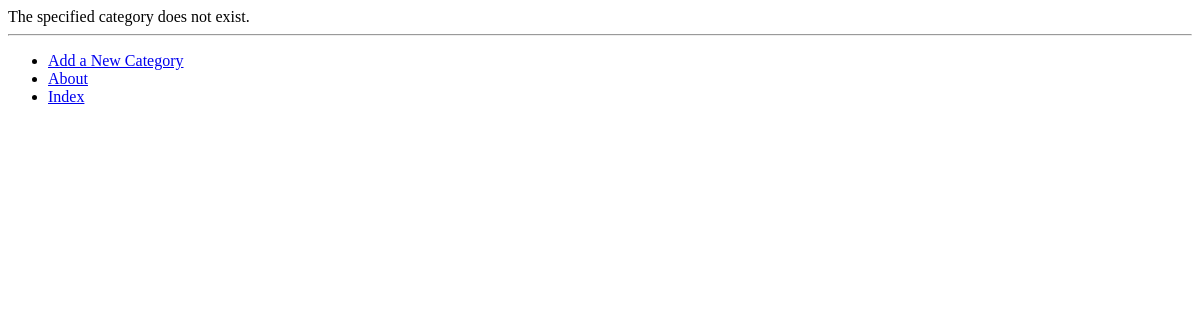
/rango/category/python/, run on an earlier commit of the app's database.
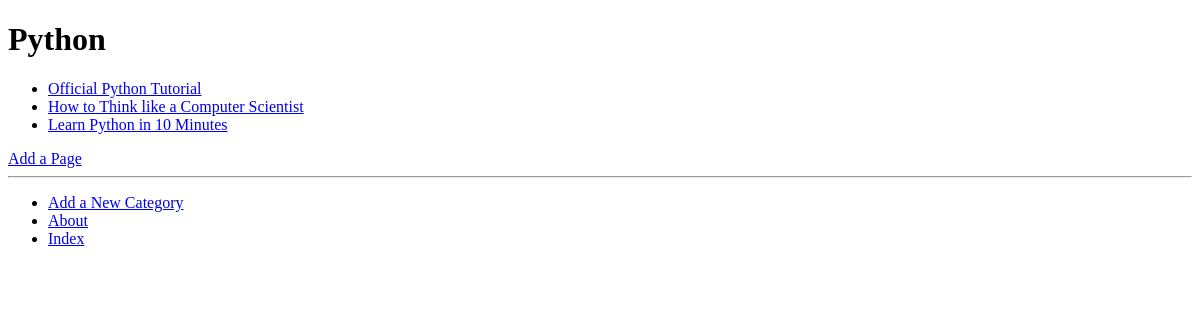
And on a later commit of the database.
### rango/models.py (models this page shows, shortened)
class Category(models.Model):
    NAME_MAX_LENGTH = 128
    name = models.CharField(max_length=NAME_MAX_LENGTH, unique=True)
    views = models.IntegerField(default=0)
    likes = models.IntegerField(default=0)
    slug = models.SlugField(unique=True)
    class Meta:
        verbose_name_plural = 'categories'

class Page(models.Model):
    TITLE_MAX_LENGTH = 128
    URL_MAX_LENGTH = 200
    category = models.ForeignKey(Category, on_delete=models.CASCADE)
    title = models.CharField(max_length=TITLE_MAX_LENGTH)
    url = models.URLField()
    views = models.IntegerField(default=0)

### rango/views.py (the view)
# urls.py: path('category/<slug:category_name_slug>/', views.show_category, name='show_category'),
def show_category(request, category_name_slug):
    context_dict = {}
    try:
        category = Category.objects.get(slug=category_name_slug)
        pages = Page.objects.filter(category=category)
        context_dict['pages'] = pages
        context_dict['category'] = category
    except Category.DoesNotExist:
        context_dict['category'] = None
        context_dict['pages'] = None
    return render(request, 'rango/category.html', context=context_dict)

### templates/rango/category.html (shortened to what this page needs)
{% extends 'rango/base.html' %}
{% load staticfiles %}
{% block body_block %}
	{% if category %}
	<h1>{{ category.name }}</h1>
	{% if pages %}
	<ul>
		{% for page in pages %}
		<li><a href="{{ page.url }}">{{ page.title }}</a></li>
		{% endfor %}
	</ul>
	{% else %}
	<strong>No pages currently in category.</strong>
	{% endif %}
	<a href="/rango/category/{{ category.slug }}/add_page/">Add a Page</a><br />
	{% else %}
	The specified category does not exist.
	{% endif %}
{% endblock %}

### templates/rango/base.html (shortened to what this page needs)
<!DOCTYPE html>
{% load staticfiles %}
<html>
	<head lang="en">
	</head>
	<body>
		<div>
		{% block body_block %}
		{% endblock %}
		</div>
		<hr />
		<div>
			<ul>
				<li><a href="{% url 'rango:add_category' %}">Add a New Category</a></li>
				<li><a href="{% url 'rango:about' %}">About</a></li>
				<li><a href="{% url 'rango:index' %}">Index</a></li>
			</ul>
		</div>
	</body>
</html>

What changed in the data, as far as the page shows it:
now on this page (row unchanged): Category: name "Python"
now on this page (row edited): Page: title "Official Python Tutorial"
now on this page (row edited): Page: title "How to Think like a Computer Scientist"
now on this page (row edited): Page: title "Learn Python in 10 Minutes"
Also different on the page:
text no longer shown: "The specified category does not exist."
text now shown: "Add a Page"
